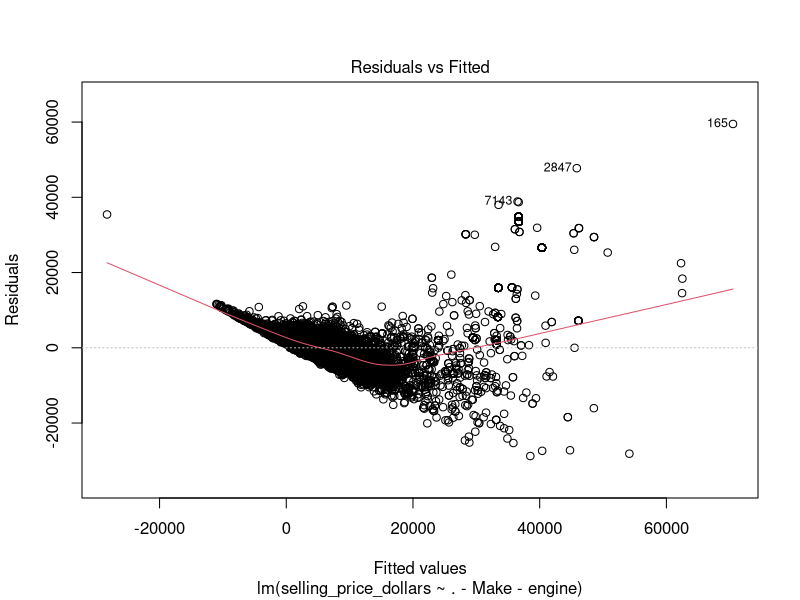

The R source for this figure:
## ---- chunk 1
knitr::opts_chunk$set(echo = TRUE)
## ---- chunk 2
library(readr)
library(dplyr)
library(stringr)
library(tidyr)
library(tidyverse)
## ---- chunk 3
# Read data
vehicles <- read_csv("data/cars_processed.csv")

# Convert chr columns to factors 
factor_column_names <- colnames(vehicles %>% select(where(is.character)))
vehicles[, factor_column_names] <- lapply(vehicles[,factor_column_names], factor)

head(vehicles)
## ---- chunk 4
vehicles_lr <- vehicles %>% select(-c(year, selling_price, selling_price_binary))
head(vehicles_lr)
## ---- chunk 5
#Multiple linear regression
mlr_obj <- lm(selling_price_dollars ~ .,
             data = vehicles_lr)
summary(mlr_obj)
#full model is significant but there are some individual predictors are not significant.
## ---- chunk 6
library(car)
vif(mlr_obj) 
## ---- chunk 7
reduced_1 <- lm(selling_price_dollars ~ .-Make, 
             data = vehicles_lr)
## ---- chunk 8
vif(reduced_1)
## ---- chunk 9
reduced_2 <- lm(selling_price_dollars ~ .-Make-engine,
             data = vehicles_lr)
#summary(reduced_2)
## ---- chunk 10
vif(reduced_2)
## ---- chunk 11
step(reduced_2)
## ---- chunk 12
# rename reduced_2 as final_model
final_model <- lm(selling_price_dollars ~ .-Make-engine,
             data = vehicles_lr)
summary(final_model)
## ---- chunk 13
#without fuel
null_model1 <- lm(selling_price_dollars ~ .-Make-engine-fuel,
             data = vehicles_lr)

#full vs without fuel
anova(final_model, null_model1)
## ---- chunk 14
#without owner
null_model2 <- lm(selling_price_dollars ~ .-Make-engine-owner,
             data = vehicles_lr)

#full vs without owner
anova(final_model, null_model2)
## ---- chunk 15
#without owner + fuel
null_model3 <- lm(selling_price_dollars ~ .-Make-engine-owner-fuel,
             data = vehicles_lr)

#full vs without fuel + owner
anova(final_model, null_model3)
## ---- chunk 16
summary(final_model)
## ---- chunk 17

## Residuals-vs-Fitted Plot (the 1st diagnostic plot):
plot(final_model, which = 1)
